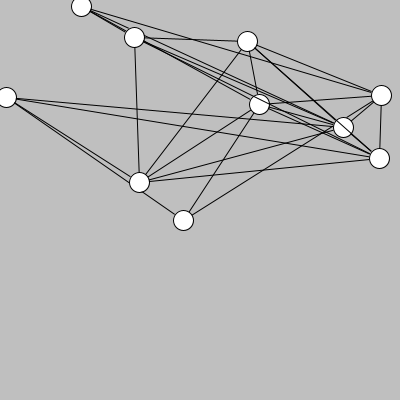
Frame 1 (no input)
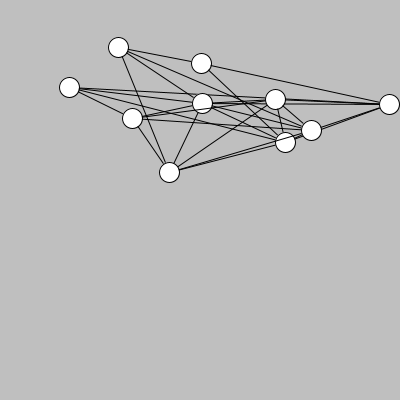
Frame 60 (the mouse pressed at the canvas centre just before this capture)
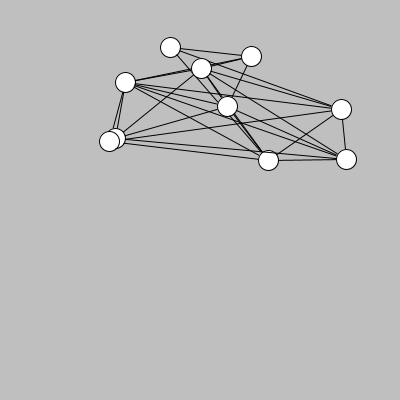
Frame 120 (the mouse held since frame 60 and released just before this capture)

The Processing sketch that drew these frames (run headless with seeded random() and noise(); from frame 60 on, the mouse is pressed at the canvas centre):

// Processing sketch: simple_spring
// ── simple_spring.pde
Particle[] particles;
int N=10;
float K=0.002;
float pathprob=0.5;

void setup() {
   size(400, 400, JAVA2D);

   particles = new Particle[N];
   for(int i=0; i<N; i++) {
     float x = random(0, width+1);
     float y = random(0, height+1);
     particles[i] = new Particle(x, y);
   }
   for(int i=0; i<N; i++) {
     for(int j=i+1; j<N; j++) {
       if(random(0, 1) < pathprob) {
         particles[i].addConnection(j);
         particles[j].addConnection(i); 
       }
     }  
   }
   
   ellipseMode(CENTER);
   strokeWeight(1);
   smooth();
}

void draw() {
  background(191);
  for(int i=0; i<N; i++) {
    // draw line
    for(int j=0; j<particles[i].connects; j++) {
      int k = particles[i].connections[j];
      if(i<k) {
        line(int(particles[i].pos.x), int(particles[i].pos.y), int(particles[k].pos.x), int(particles[k].pos.y));
      }
    }
    
    // draw particle
    ellipse(int(particles[i].pos.x), int(particles[i].pos.y), 20, 20);
  }
  
  // simulation
  for(int i=0; i<N; i++) {
    particles[i].simulate();
  }
  
  // apply
  for(int i=0; i<N; i++) {
    particles[i].apply(); 
  }
}


class Particle {
   int[] connections;
   int connects;
   PVector pos;
   PVector newpos;
   PVector vel;
   PVector acc;
   
   public Particle(float x, float y) {
     this.pos = new PVector(x, y);
     this.vel = new PVector(0, 0);
     this.acc = new PVector(0, 0);
     this.newpos = new PVector(0, 0);
     this.connections = new int[N];
     this.connects=0;
   }
   
   public void simulate() {
     this.newpos.x = this.pos.x;
     this.newpos.y = this.pos.y;
     this.acc.x = 0;
     this.acc.y = 0;
     for(int i=0; i<connects; i++) {
       PVector vec = new PVector(particles[this.connections[i]].pos.x - this.pos.x, 
                                 particles[this.connections[i]].pos.y - this.pos.y);
       float r = particles[this.connections[i]].pos.dist(this.pos);
       vec.normalize();
       vec.mult(r);
       vec.mult(K);
       this.acc.add(vec);
     }
     this.vel.add(this.acc);
     this.newpos.add(this.vel);
   }
   
   public void apply() {
     this.pos.x = this.newpos.x;
     this.pos.y = this.newpos.y;
   }
   
   public void addConnection(int number) {
     this.connections[this.connects++] = number; 
   }
}
